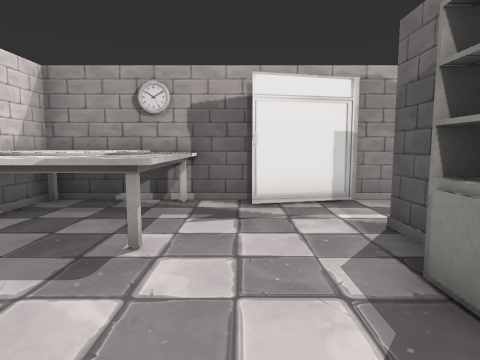
View 1 (above)

15 first-person views from a walk through a 3-D level made in the Unity game engine. The camera is 1.2 m above the floor, tilts 6° down and sees 75° across. The floor is counted in squares, 1 m on a side. Each view is taken from the middle of a square. On the plan, view 1 faces up. The plan holds only what a view shows up to about 13 squares ahead; the rest is blank. The place goes on beyond the plan. The player is left out. Some animated figures are left out. Some surface patterns are stand-ins.

View 2
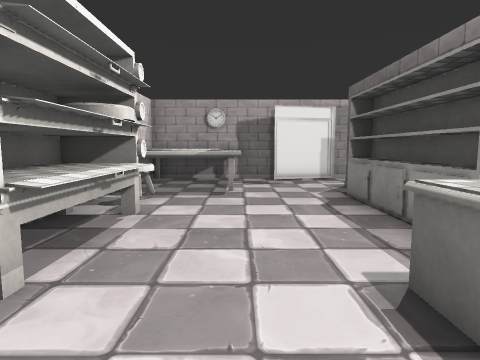

View 3
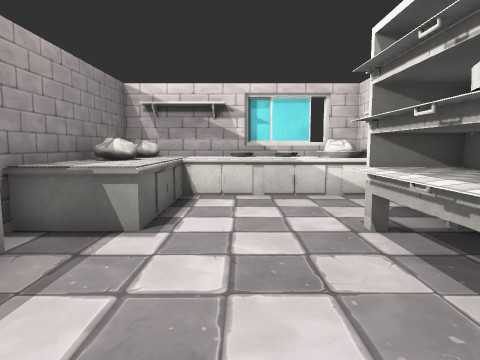

View 4
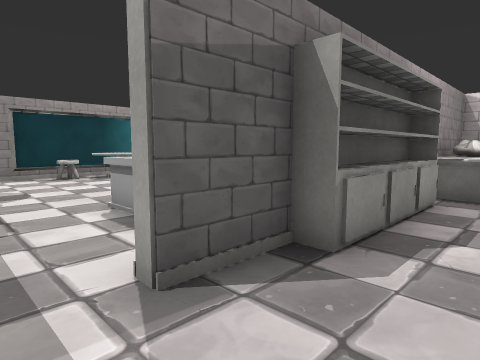

View 5
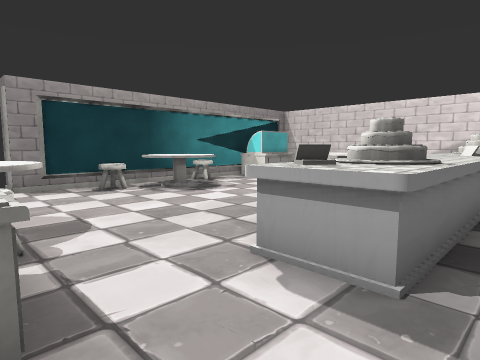

View 6
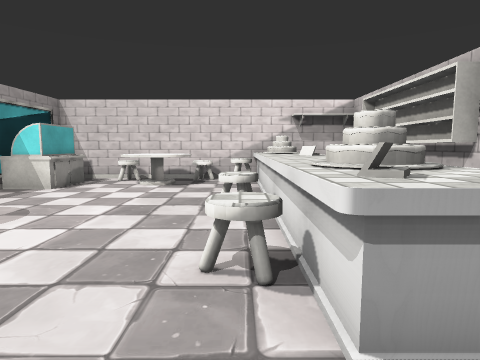

View 7
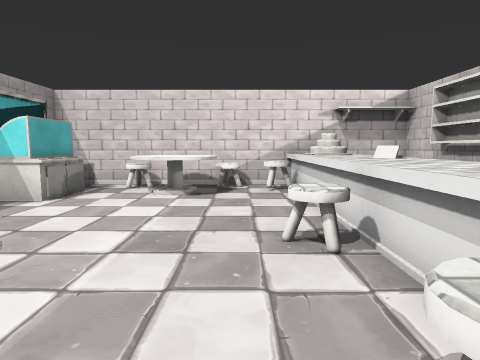

View 8
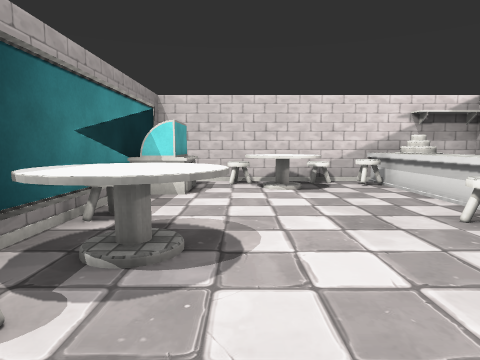

View 9
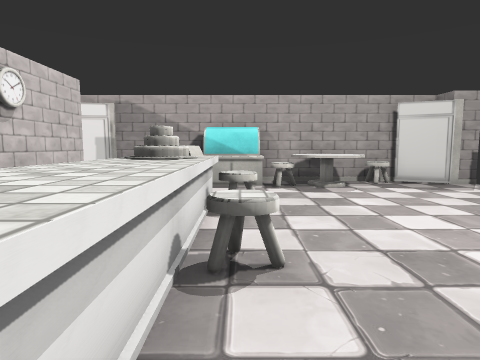

View 10
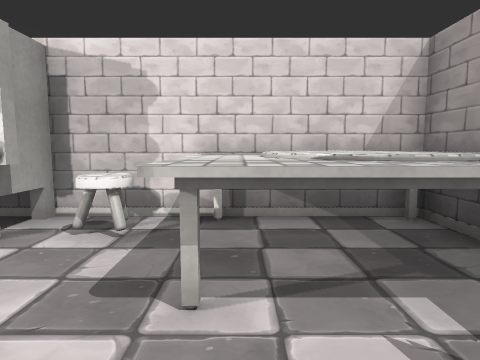

View 11
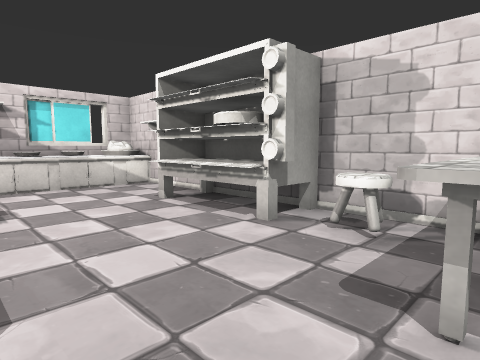

View 12
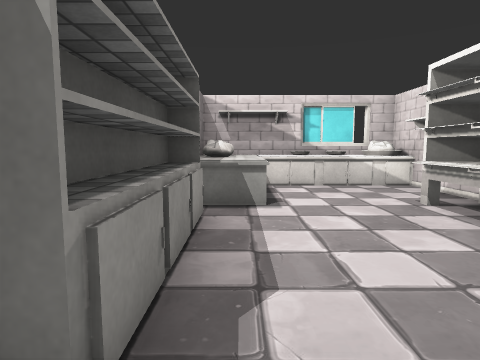

View 13
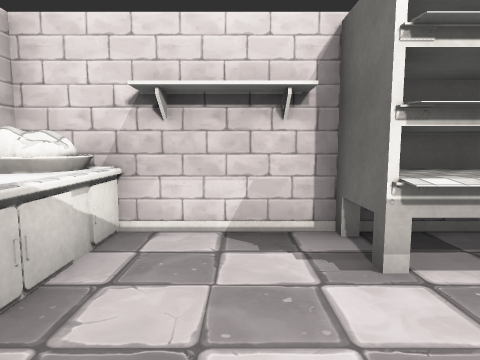

View 14
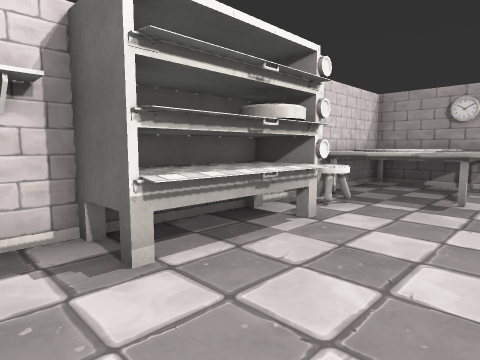

View 15
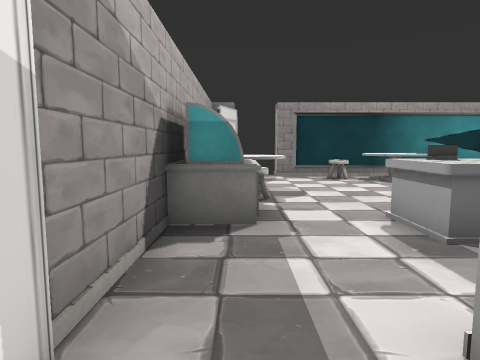

### Floor plan
Key: @ floor where view 1 was taken; # wall or solid block; . floor; ^ raised ledge; O other object.
Columns run from 5 left of view 1 to 15 right of it. Each row starts with its distance up from view 1.
  7 ###O#######OO####O##
  6 #OOOO......OOOOOO..##
  5 #OOOO.........OO....#
  4 #OOOO..#...........##
  3 #......# .^O.......#
  2 #.O....# .#OO.....O#
  1 #OO....#  OO....OOO#
  0  OO..@.#  ^^....OOO#
 -1  OO....#O ^^O.....O#
 -2  OO.....O ^^.......#
 -3 #.....OOO O^.......#
 -4 ##....OOO ^^...O..O#
 -5 #O....OOO OO..OOO.O#
 -6 #OOOOOOO  OOO.OOO.O#
 -7 ###OOO#O###^#O######

Where each view was taken, in squares from view 1:
view 1: 0 up, 0 right, facing up
view 2: 5 down, 1 left, facing up
view 3: 2 up, 1 left, facing down
view 4: 6 up, 0 right, facing down-right
view 5: 6 up, 4 right, facing down-right
view 6: 5 up, 7 right, facing down
view 7: 3 up, 8 right, facing down
view 8: 4 up, 11 right, facing down
view 9: 4 down, 7 right, facing up
view 10: 4 up, 1 right, facing left
view 11: 4 up, 1 right, facing down-left
view 12: 4 up, 1 right, facing down
view 13: 4 down, 0 right, facing left
view 14: 4 down, 0 right, facing up-left
view 15: 6 up, 1 right, facing right
